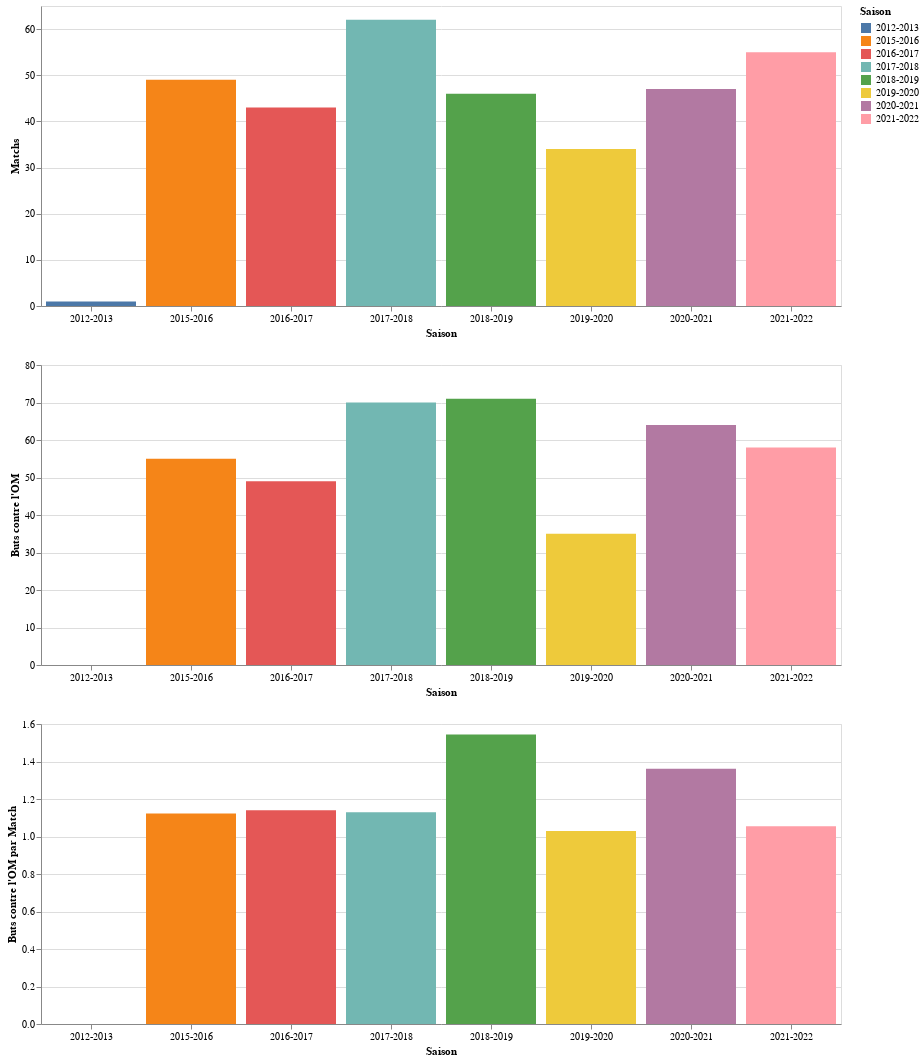

The notebook cell this image was saved under:
### Markdown cell above
## Des saisons et des buts encaissés

### Code cell
games_total = alt.Chart(matchs).mark_bar().encode(
    x=alt.X('Saison:N', axis=alt.Axis(labelAngle=0)),
    y=alt.Y('count(Date)', title='Matchs'),
    color=alt.Color('Saison'),
    tooltip=['Saison', alt.Tooltip('count(Date)', title='Matchs')]
).properties(
    width=800
)

goals_total = alt.Chart(matchs).mark_bar().encode(
    x=alt.X('Saison:N', axis=alt.Axis(labelAngle=0)),
    y=alt.Y('sum(Buts_Adversaire)', title='Buts contre l\'OM'),
    color=alt.Color('Saison'),
    tooltip=['Saison', alt.Tooltip('sum(Buts_Adversaire)', title='Buts contre l\'OM')]
).properties(
    width=800
)

goals_per_game = alt.Chart(matchs).mark_bar().encode(
    x=alt.X('Saison:N', axis=alt.Axis(labelAngle=0)),
    y=alt.Y('mean(Buts_Adversaire)', title='Buts contre l\'OM par Match'),
    color=alt.Color('Saison'),
    tooltip=['Saison', alt.Tooltip('mean(Buts_Adversaire)', title='Buts contre l\'OM par Match', format='.2f')]
).properties(
    width=800
)

games_total & goals_total & goals_per_game

### Figure 1 — Vega-Lite specification as saved in the notebook (floating-point values rounded to 4 significant figures; data arrays with more than 128 entries replaced by an {"elided": "..."} marker saying what was removed)
{"config": {"view": {"continuousWidth": 400, "continuousHeight": 300}}, "vconcat": [{"mark": "bar", "encoding": {"color": {"field": "Saison", "type": "nominal"}, "tooltip": [{"field": "Saison", "type": "nominal"}, {"aggregate": "count", "field": "Date", "title": "Matchs", "type": "temporal"}], "x": {"axis": {"labelAngle": 0}, "field": "Saison", "type": "nominal"}, "y": {"aggregate": "count", "field": "Date", "title": "Matchs", "type": "temporal"}}, "width": 800}, {"mark": "bar", "encoding": {"color": {"field": "Saison", "type": "nominal"}, "tooltip": [{"field": "Saison", "type": "nominal"}, {"aggregate": "sum", "field": "Buts_Adversaire", "title": "Buts contre l'OM", "type": "quantitative"}], "x": {"axis": {"labelAngle": 0}, "field": "Saison", "type": "nominal"}, "y": {"aggregate": "sum", "field": "Buts_Adversaire", "title": "Buts contre l'OM", "type": "quantitative"}}, "width": 800}, {"mark": "bar", "encoding": {"color": {"field": "Saison", "type": "nominal"}, "tooltip": [{"field": "Saison", "type": "nominal"}, {"aggregate": "mean", "field": "Buts_Adversaire", "format": ".2f", "title": "Buts contre l'OM par Match", "type": "quantitative"}], "x": {"axis": {"labelAngle": 0}, "field": "Saison", "type": "nominal"}, "y": {"aggregate": "mean", "field": "Buts_Adversaire", "title": "Buts contre l'OM par Match", "type": "quantitative"}}, "width": 800}], "data": {"name": "data-7a74861aebbeeba5d6d8112db27e0f36"}, "$schema": "https://vega.github.io/schema/vega-lite/v4.17.0.json", "datasets": {"data-7a74861aebbeeba5d6d8112db27e0f36": {"elided": "337 records"}}}
